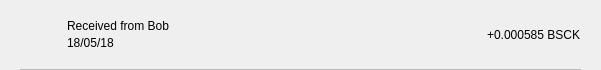
<?xml version="1.0" encoding="UTF-8"?>
<ui version="4.0">
 <class>TxRow</class>
 <widget class="QWidget" name="TxRow">
  <property name="geometry">
   <rect>
    <x>0</x>
    <y>0</y>
    <width>601</width>
    <height>70</height>
   </rect>
  </property>
  <property name="minimumSize">
   <size>
    <width>0</width>
    <height>40</height>
   </size>
  </property>
  <property name="windowTitle">
   <string>Form</string>
  </property>
  <layout class="QVBoxLayout" name="verticalLayout_3">
   <property name="spacing">
    <number>0</number>
   </property>
   <property name="leftMargin">
    <number>0</number>
   </property>
   <property name="topMargin">
    <number>0</number>
   </property>
   <property name="rightMargin">
    <number>0</number>
   </property>
   <property name="bottomMargin">
    <number>0</number>
   </property>
   <item>
    <widget class="QWidget" name="rowContainer" native="true">
     <layout class="QVBoxLayout" name="verticalLayout_2">
      <property name="spacing">
       <number>9</number>
      </property>
      <property name="leftMargin">
       <number>20</number>
      </property>
      <property name="topMargin">
       <number>9</number>
      </property>
      <property name="rightMargin">
       <number>20</number>
      </property>
      <property name="bottomMargin">
       <number>0</number>
      </property>
      <item>
       <widget class="QFrame" name="frame">
        <property name="styleSheet">
         <string notr="true">border:none;</string>
        </property>
        <property name="frameShape">
         <enum>QFrame::StyledPanel</enum>
        </property>
        <property name="frameShadow">
         <enum>QFrame::Raised</enum>
        </property>
        <layout class="QHBoxLayout" name="horizontalLayout" stretch="0,2,0">
         <property name="leftMargin">
          <number>0</number>
         </property>
         <property name="topMargin">
          <number>0</number>
         </property>
         <property name="rightMargin">
          <number>0</number>
         </property>
         <property name="bottomMargin">
          <number>0</number>
         </property>
         <item>
          <widget class="QPushButton" name="icon">
           <property name="focusPolicy">
            <enum>Qt::NoFocus</enum>
           </property>
           <property name="styleSheet">
            <string notr="true">border:none;</string>
           </property>
           <property name="text">
            <string/>
           </property>
           <property name="iconSize">
            <size>
             <width>28</width>
             <height>28</height>
            </size>
           </property>
          </widget>
         </item>
         <item>
          <layout class="QVBoxLayout" name="verticalLayout">
           <property name="spacing">
            <number>3</number>
           </property>
           <property name="leftMargin">
            <number>9</number>
           </property>
           <item>
            <widget class="QLabel" name="lblAddress">
             <property name="styleSheet">
              <string notr="true"/>
             </property>
             <property name="text">
              <string>Received from Bob</string>
             </property>
             <property name="alignment">
              <set>Qt::AlignBottom|Qt::AlignLeading|Qt::AlignLeft</set>
             </property>
            </widget>
           </item>
           <item>
            <widget class="QLabel" name="lblDate">
             <property name="styleSheet">
              <string notr="true"/>
             </property>
             <property name="text">
              <string>18/05/18</string>
             </property>
             <property name="alignment">
              <set>Qt::AlignLeading|Qt::AlignLeft|Qt::AlignTop</set>
             </property>
            </widget>
           </item>
          </layout>
         </item>
         <item>
          <widget class="QLabel" name="lblAmount">
           <property name="styleSheet">
            <string notr="true"/>
           </property>
           <property name="text">
            <string>+0.000585 BSCK</string>
           </property>
          </widget>
         </item>
        </layout>
       </widget>
      </item>
      <item>
       <widget class="QLabel" name="lblDivisory">
        <property name="minimumSize">
         <size>
          <width>0</width>
          <height>1</height>
         </size>
        </property>
        <property name="maximumSize">
         <size>
          <width>16777215</width>
          <height>1</height>
         </size>
        </property>
        <property name="styleSheet">
         <string notr="true">background-color:#bababa;</string>
        </property>
        <property name="text">
         <string/>
        </property>
        <property name="alignment">
         <set>Qt::AlignBottom|Qt::AlignLeading|Qt::AlignLeft</set>
        </property>
       </widget>
      </item>
     </layout>
    </widget>
   </item>
  </layout>
 </widget>
 <resources/>
 <connections/>
</ui>
